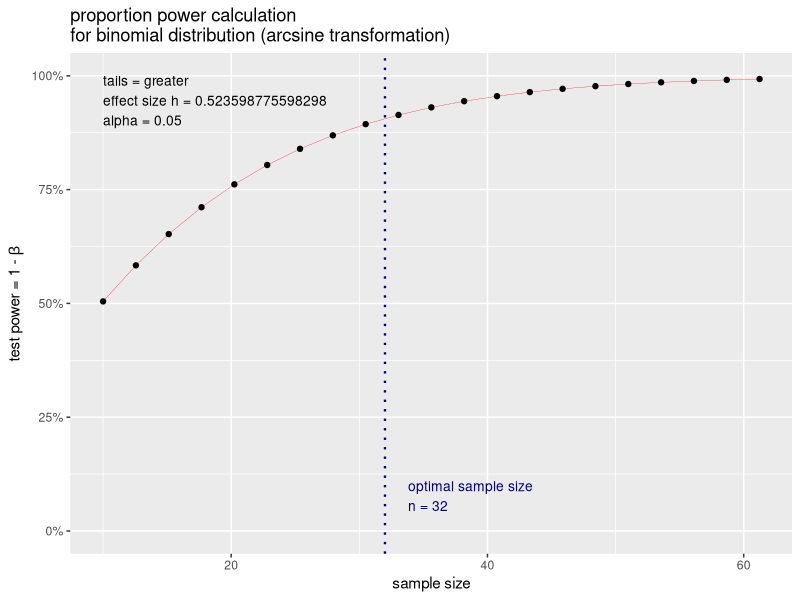

Write the R code that produced this figure.
library(pwr)

# En este ejemplo se usara la hipótesis nula es que la moneda es "normal"
# Y cae 50% en cara y 50% cruz
# La hipótesis alternativa es que la columna prefiere una cara sobre la otra
# 25% más.

pwr.p.test(h = ES.h(p1 = 0.75, p2 = 0.50),  # hipótesis
           sig.level = 0.05,                # alfa
           power = 0.80,                    # poder de la muestra
           alternative = "greater")         # dirección del incremento

p.out <- pwr.p.test(h = ES.h(p1 = 0.75, p2 = 0.50),
                    sig.level = 0.05,
                    power = 0.90,
                    alternative = "greater")
plot(p.out)

pwr.p.test(h = ES.h(p1 = 0.75, p2 = 0.50),
           sig.level = 0.01,
           n = 40,
           alternative = "greater")
